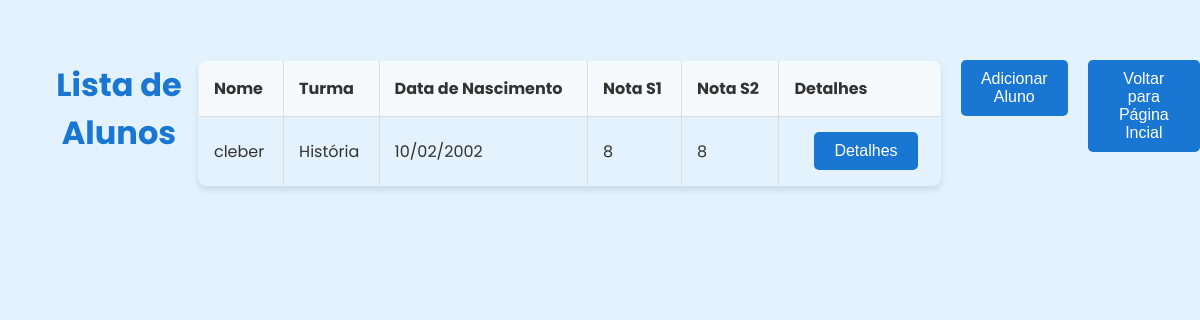
Before: /alunos with the older database file.
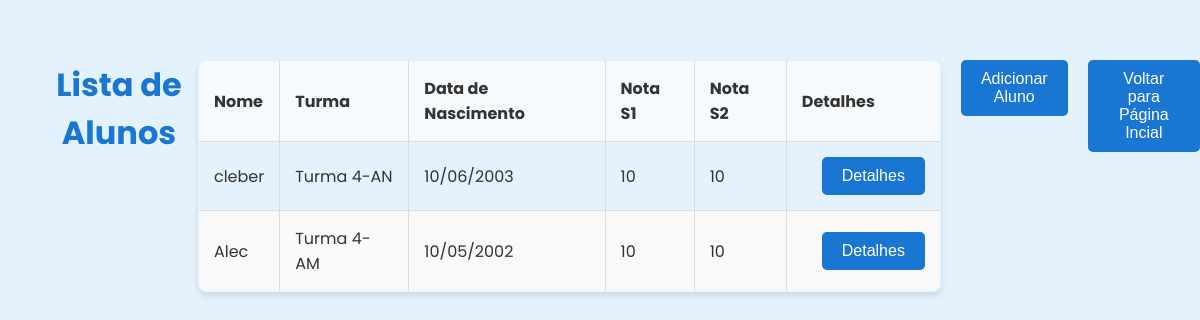
After: the same page with the newer database file.
### model/model_alunos.py (models this page shows, shortened)
class Aluno(db.Model):
    id = db.Column(db.Integer, primary_key=True)
    nome = db.Column(db.String(80))
    turma_id = db.Column(db.Integer, db.ForeignKey('turmas.id', ondelete="SET NULL"), nullable=True)
    turma = db.relationship('Turma', backref='alunos')
    dataNasc = db.Column(db.Date)
    nota_S1 = db.Column(db.Float)
    nota_S2 = db.Column(db.Float)
    media_F = db.Column(db.Float)
    def to_dict(self):
        return {
            "id": self.id,
            "nome": self.nome,
            "turma": self.turma.descricao if self.turma is not None else "Sem Turma",
            "dataNasc": self.dataNasc,
            "nota_S1": self.nota_S1,
            "nota_S2": self.nota_S2,
            "media_F": self.media_F,
        }

### model/model_turma.py (models this page shows, shortened)
class Turma(db.Model):
    __tablename__ = 'turmas'
    id = db.Column(db.Integer, primary_key=True)
    descricao = db.Column(db.String(80))
    ativo = db.Column(db.String, default="sim", nullable=False)
    prof_id = db.Column(db.Integer, db.ForeignKey('professores.id', ondelete="SET NULL"), nullable=True)
    professor = db.relationship('Professor', backref='turmas')

### routes/alunos_routes.py (the view)
@alunos_blueprint.route('/alunos', methods=['GET'])
def get_alunos():
    alunos = listar_alunos()
    return render_template("alunos.html", alunos=alunos)

### model/model_alunos.py (called while the page is built)
def listar_alunos():
    alunos = Aluno.query.all()
    return [aluno.to_dict() for aluno in alunos]

### templates/alunos.html (shortened to what this page needs)
<!DOCTYPE html>
<html lang="pt-BR">
<head>
</head>
<body>
    <div class="container">
        <h1>Lista de Alunos</h1>
        <table>
            <thead>
                <tr>
                    <th>Nome</th>
                    <th>Turma</th>
                    <th>Data de Nascimento</th>
                    <th>Nota S1</th>
                    <th>Nota S2</th>
                    <th>Detalhes</th>
                </tr>
            </thead>
            <tbody>
                {% for aluno in alunos %}
                <tr>
                    <td>{{ aluno.nome }}</td>
                    <td>{{ aluno.turma }}</td>
                    <td>{{ aluno.dataNasc.strftime('%d/%m/%Y') }}</td>
                    <td>{{ aluno.nota_S1 }}</td>
                    <td>{{ aluno.nota_S2 }}</td>
                    <td>
                        <a href="{{ url_for('alunos.get_alunoPorId', id_aluno=aluno.id) }}">
                            <button>Detalhes</button>
                        </a>
                    </td>
                </tr>
                {% endfor %}
            </tbody>
        </table>
        <div>
            <a href="{{ url_for('alunos.adicionar_aluno_page',) }}">
                <button>Adicionar Aluno</button>
            </a>
            <a href="{{ url_for('/.pagina_inicial',) }}">
                <button>Voltar para Página Incial</button>
            </a>
        </div>
    </div>
</body>
</html>

Changed rows visible on the page:
added Turma: turma "Turma 4-AN"
added Aluno: nome "Alec", dataNasc "10/05/2002"
Other visible differences:
new list line: "cleber 10/06/2003"
new list line: "10 10 Detalhes"
new list line: "Turma 4-AM"
list line gone: "cleber 10/02/2002"
list line gone: "História"
list line gone: "8 8 Detalhes"
